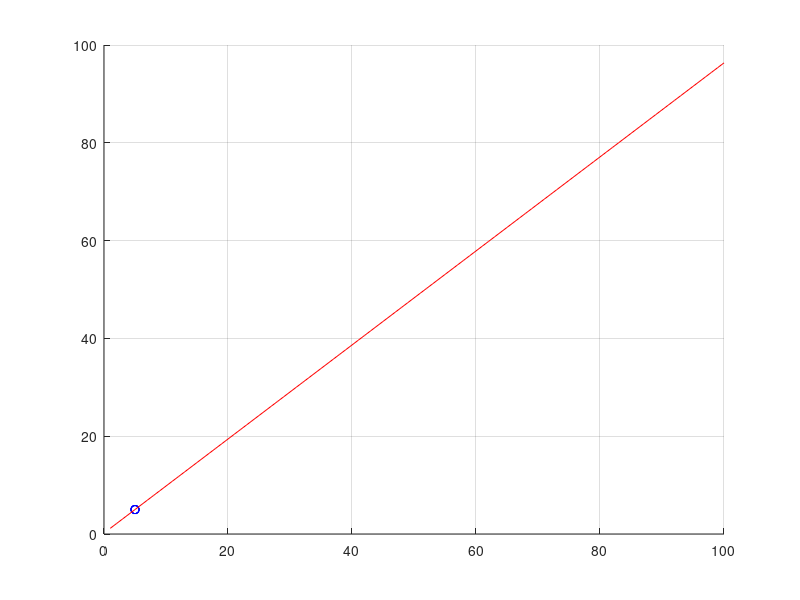

The MATLAB script that drew this image:
clc;
clear all;

m=input("How many numbers to input for x : ");

count = 0;
input_1=[];
fprintf("Enter the numbers accordingly\n");
while count < m
    x = input('');
    input_1=[input_1 x];
    count = count + 1;
end

input_1
fprintf("X= [");
fprintf("%d ",input_1);
fprintf("]\n");
length_x=length(input_1)

n=input("How many numbers to input for y : ");

counter = 0;
input_2=[];
fprintf("Enter the numbers accordingly\n");
while counter < n
    y = input('');
    input_2=[input_2 y];
    counter = counter + 1;
end

input_2
fprintf("X= [");
fprintf("%d ",input_2);
fprintf("]\n");
length_y=length(input_2)

% scatter(input_1,input_2,'ob');
% sum_x=sum(input_1)
% sum_y=sum(input_2)
% sum_xy=sum(x.*y)
% sum_xSquared=sum(x.^2)
% slope=(length_x*sum_xy-sum_x*sum_y)/(length_x*sum_xSquared-sum_x^2)
% y_intercept=(sum_y-slope*sum_x)/length_x
% hold on;
% x1=0:200;
% y1=slope*x1+y_intercept;
% plot(x1,y1)

input_1st=input_1'
input_2nd=input_2'
A=[input_1st ones(length_x,1)]
an=A'*A
bn=A'*input_2nd
xn=an\bn
hold on; grid on;
plot(input_1st,input_2nd,'ob')
x1=linspace(1,100);
y1=xn(1).*x1+xn(2);
plot(x1,y1,'r')
err=A*xn-input_2nd
fprintf("The Updated Equation for Least Square Line is y=%f*x+%f",xn(1),xn(2));